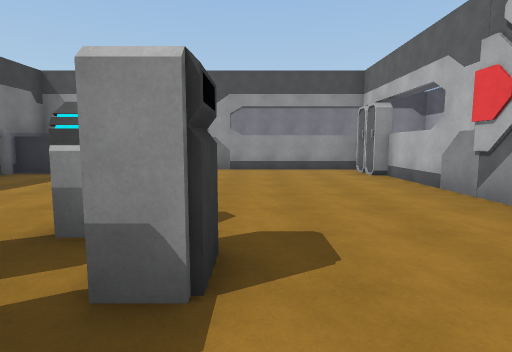
view 1 (above)

16 first-person views from a walk through a scene from a Unity 3-D project. The camera is 1.5 m above the floor, tilts 6° down and sees 80° across. The floor is counted in squares, 1.89 m on a side. Each view is taken from the middle of a square. On the plan, view 1 faces up. The plan holds only what a view shows up to about 11 squares ahead; the rest is blank. The place goes on beyond the plan. The player is left out. Surface patterns are stand-ins for the level's own textures.

view 2
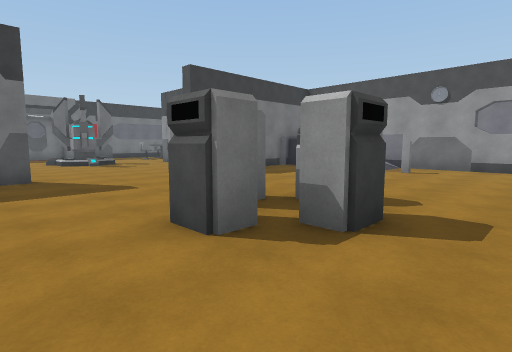

view 3
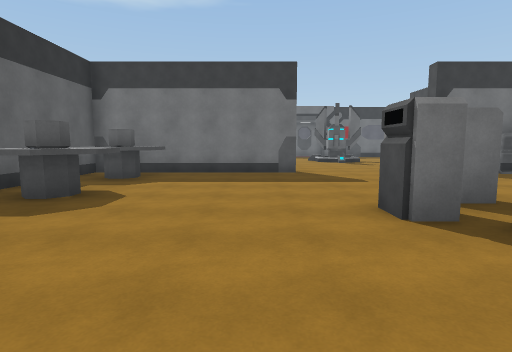

view 4
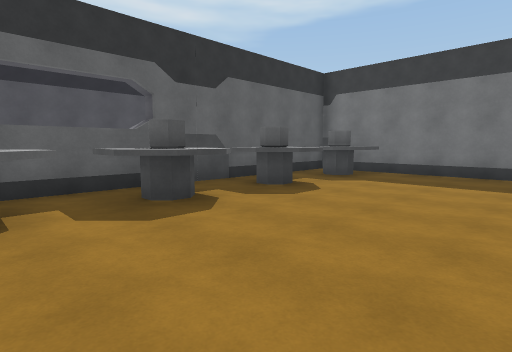

view 5
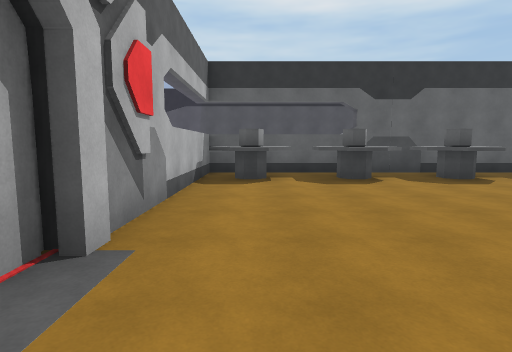

view 6
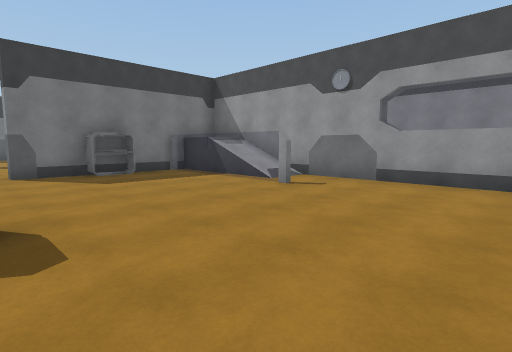

view 7
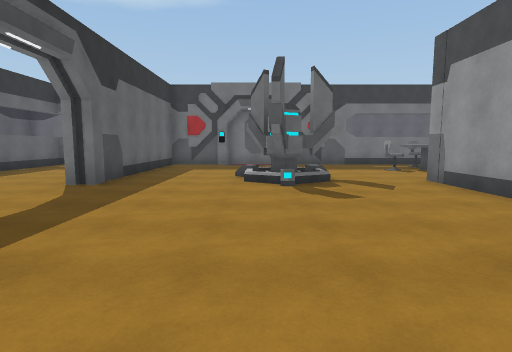

view 8
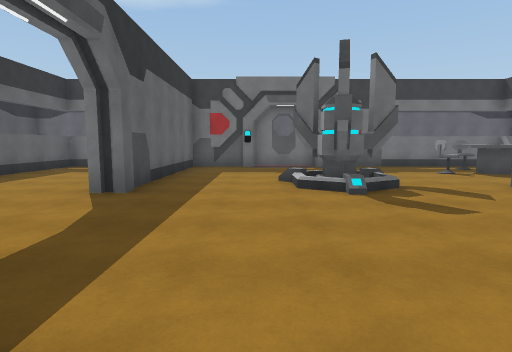

view 9
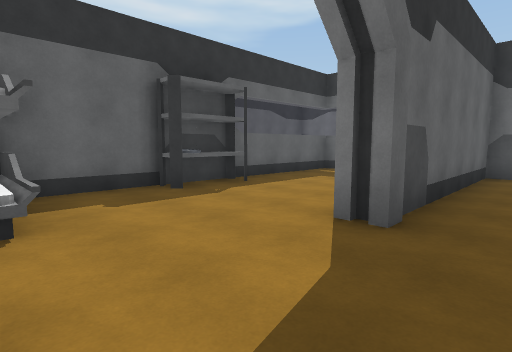

view 10
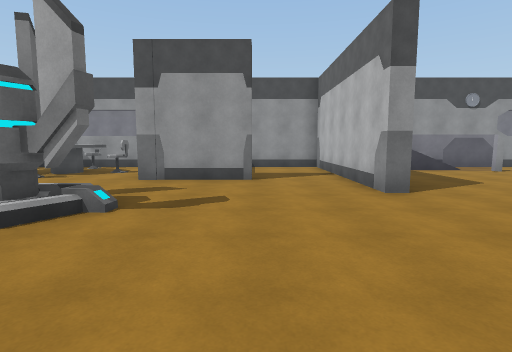

view 11
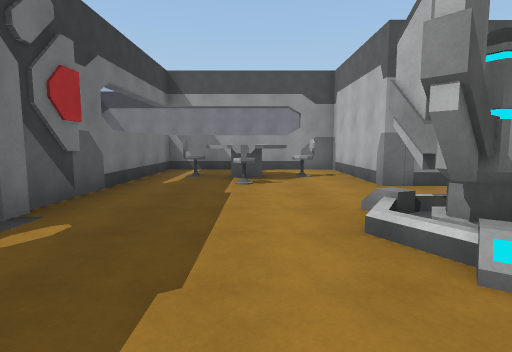

view 12
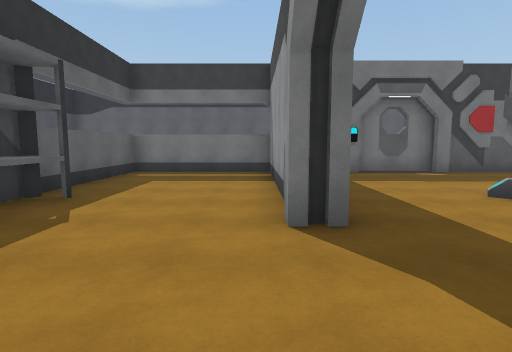

view 13
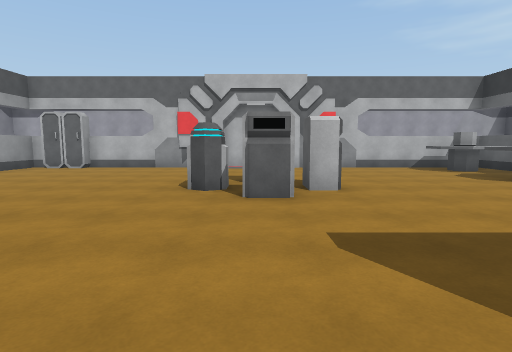

view 14
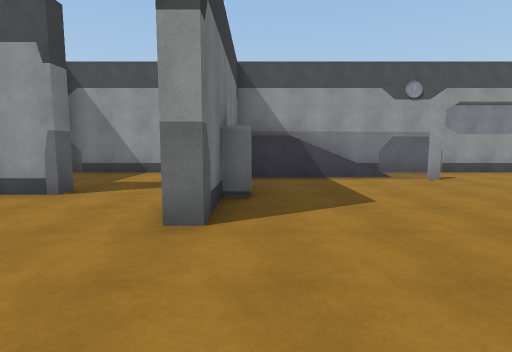

view 15
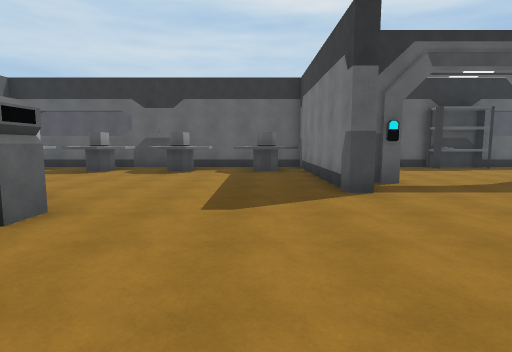

view 16
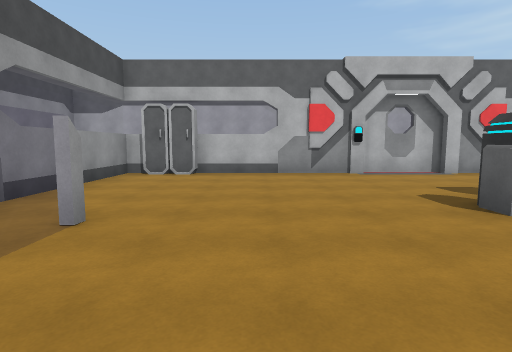

### Floor plan
Points are (right, up) in squares from view 1. A wall is a line through its corners. A room is listed if a view was taken in it or the views show most of it. See-through windows are left out.
Room 1 (views 1, 2, 3, 4, 5, 6, 7, 8, 9, 10, 11, 12, 13, 14, 15, 16)
walls: (-7, 0.1) (-6.5, 0.1) (-6.5, -3.5); (-8, -1.2) (-7.4, -1.2); (-9.1, 6.2) (-9.1, 5.7) (-11.6, 5.7) (-11.6, 9.5) (-16.7, 9.5) (-16.7, 3); (-6.6, -5.5) (3.4, -5.5); (3.3, 3) (3.3, 7.3); (3.3, -3.2) (3.3, 0.9) (3.6, 0.9); (-16.7, 1) (-16.7, -1.2) (-10.9, -1.2) (-10.9, -1.6) (-16.7, -1.6) (-16.7, -5.5) (-8.4, -5.5); (3.4, 9.5) (-6.5, 9.5) (-6.5, 3.9) (-6.9, 3.9) (-6.9, 9.5) (-11.1, 9.5)
objects: gate (-17, 2); chair (-16, 7) to (-15, 8); chair (-14, 6); table (-14, 7) to (-14, 8); chair (-14, 9); generator (-13, 2) to (-11, 3); chair (-13, 8); rack (-12, -5); other object (-11, -5); other object (-8, -5) to (-7, -3); table (-6, -5) to (-5, -5); vase (-6, -4) to (-5, -4); shelf (-6, 6); table (-3, -5) to (-2, -4); vase (-3, -4); server (-2, 1) to (-2, 2); server (-2, 3) to (-1, 3); table (-1, -5) to (1, -4); server (-1, 1); server (-1, 2); vase (0, -4); table (1, -5) to (3, -4); vase (2, -4); locker (3, 8); locker (3, 9); gate (4, 2)

Positions as (right, up) in squares from view 1, and headings:
1: (0, 0), facing up
2: (1, -1), facing up-left
3: (2, -1), facing left
4: (2, 0), facing down-left
5: (2, 3), facing down
6: (2, 3), facing up-left
7: (-5, 2), facing left
8: (-6, 1), facing left
9: (-8, 0), facing down-left
10: (-9, -1), facing up
11: (-14, 0), facing up
12: (-8, -2), facing left
13: (-7, 2), facing right
14: (-6, 1), facing up
15: (-5, 5), facing down
16: (-5, 6), facing right
